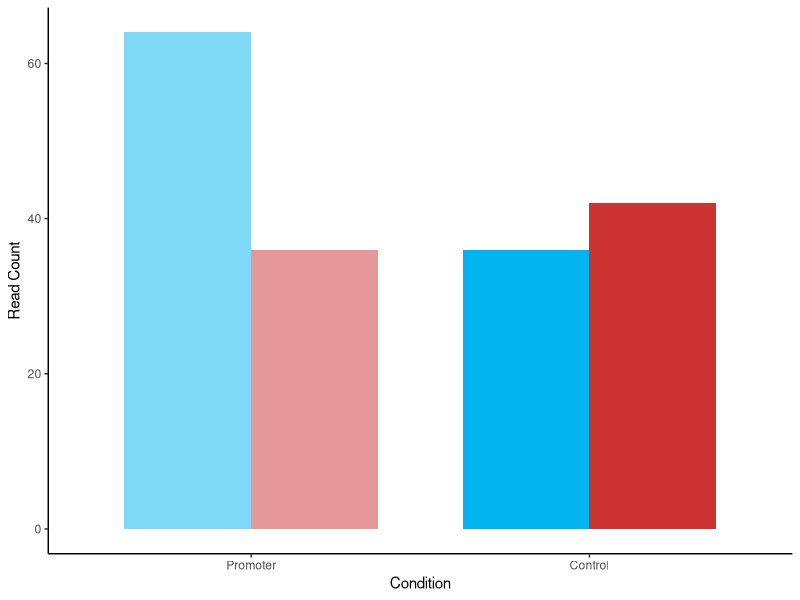
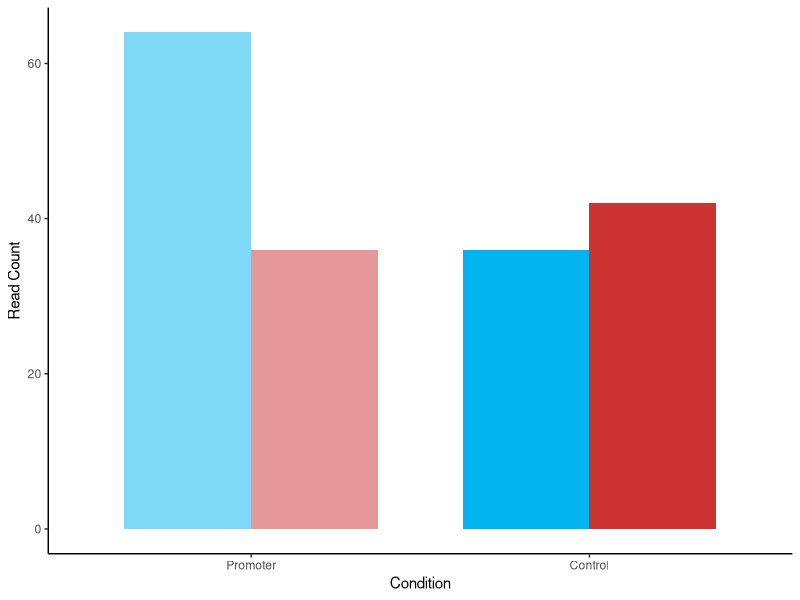

Source code (R) for these figures, in order:
#!/usr/bin/Rscript
##
##  fig4_plotExpl.R
##
##  EDF 5/12/2021
##

library(ggplot2)
library(dplyr)
library(tidyr)

setwd("~/projects/MANUSCRIPT/")

temp_data = data.frame(
  cond=factor(c(rep('Promoter',2),rep('Control',2)),levels=c('Promoter','Control')),
  allele=rep(c('ref','alt'),2),
  value=c(36,64,42,36)
)
temp_data %>%
  ggplot(aes(cond,value)) +
  geom_col(aes(alpha=cond,fill=allele),
           position=position_dodge(),
           width=.75) +
  scale_alpha_discrete(range=c(.5,1)) +
  scale_fill_manual(values=c('deepskyblue2','brown3')) +
  theme_classic() +
  ylab('Read Count') +
  xlab('Condition') +
  theme(legend.position='none')
ggsave("plots/fig4_plotExpl1.pdf",
       height=2, width=2)


# temp_data %>%
#   pivot_wider(names_from=allele,values_from=value) %>%
#   mutate(tot_read = ref+alt,
#          alt_af = alt/tot_read) %>%
#   ggplot(aes(cond,alt_af)) +
#   geom_point(aes(color=cond,size=tot_read)) +
#   scale_color_manual(values=c('darkorchid2','darkorchid4')) +
#   scale_size_continuous(limits=c(1,100)) +
#   theme_classic() +
#   ylab('ALT AF') +
#   scale_y_continuous(breaks=c(0,.5,1),
#                      limits=c(0,1)) +
#   xlab('Condition') +
#   theme(legend.position='none')
# ggsave("plots/fig4_plotExpl2.pdf",
#        height=2, width=2)

# 
# mpileups_comb_fi_test_lowp %>%
#   head(n=32) %>%
#   ggplot(aes(1,value)) +
#   geom_col(aes(alpha=cond, fill=allele),
#            position=position_dodge(),
#            width=.75) +
#   geom_text(aes(1,p_height,
#                 label=p_lab)) +
#   scale_alpha_discrete(range=c(.5,1)) +
#   scale_fill_manual(values=c('deepskyblue2','brown3')) +
#   geom_text(aes(1,p_height*1.1,
#                 label=NA)) +
#   facet_wrap(~gene_p_lab,
#              scales = 'free_y') +
#   theme_classic() +
#   ylab('Read Count') +
#   xlab('Time Point')





